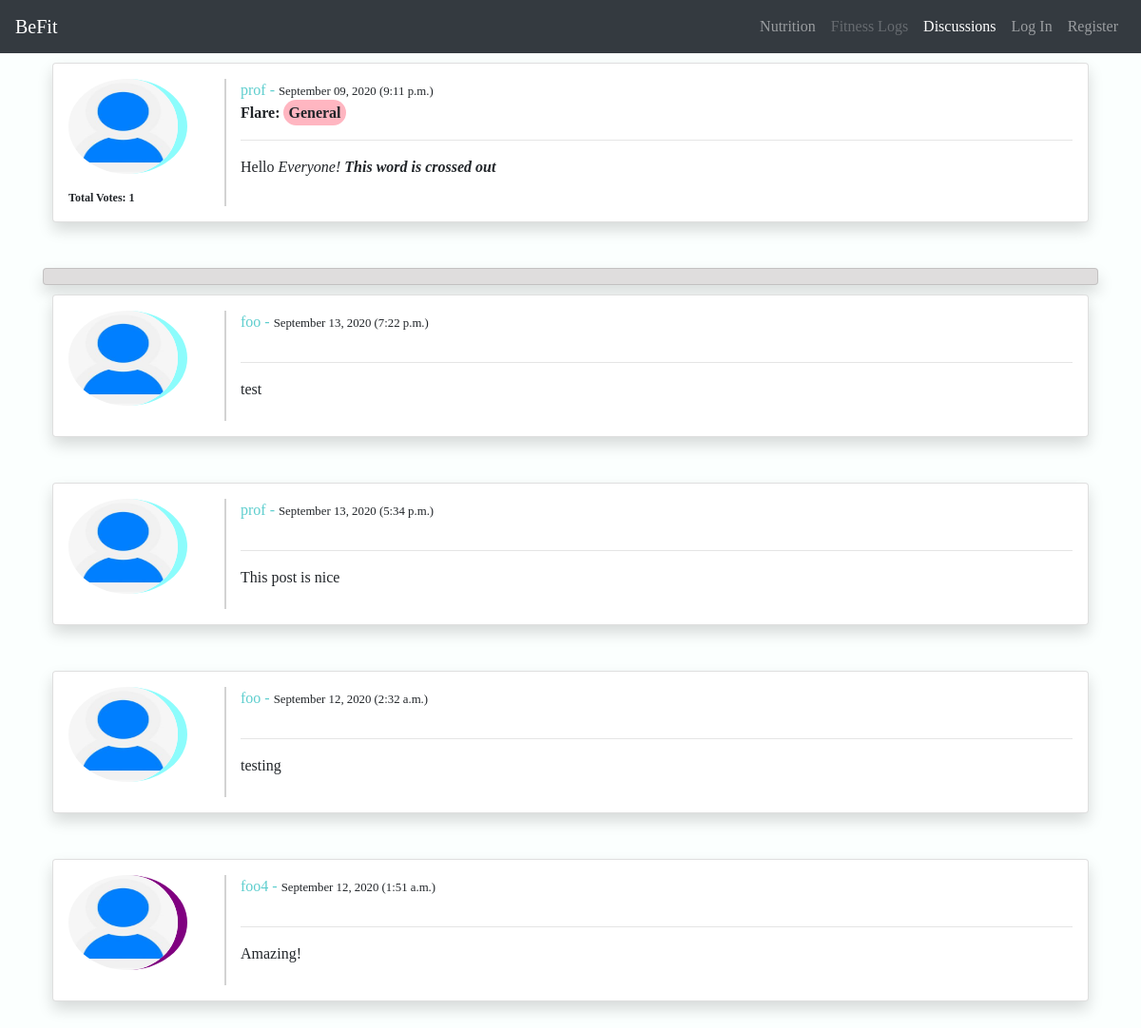
The app's page /spec_post/9 with its own data.
### final_project/models.py (models this page shows, shortened)
class Posts(models.Model):
    author = models.ForeignKey(User, on_delete=models.CASCADE)
    content = models.TextField()
    date = models.DateTimeField(default=timezone.now)
    flare = models.CharField(max_length=30, default='General')
    video_url = models.URLField(max_length=300, blank=True)
    likes = models.IntegerField(default=0)
    comment_count = models.IntegerField(default=0)

class User(AbstractUser):
    pic = models.ImageField(default='default.jpg', upload_to='profile_pics')
    height = models.IntegerField(default=120, validators=[MaxValueValidator(250), MinValueValidator(120)], help_text='Value must be in CM, between 120-250cm')
    weight = models.IntegerField(default=30, validators=[MaxValueValidator(400), MinValueValidator(30)], help_text='Value must be in Kg, between 30-400kg')
    age = models.IntegerField(default=18, validators=[MaxValueValidator(80), MinValueValidator(13)], help_text='Must be between 13-80 years old')
    cv = models.URLField(max_length=120, blank=True)
    special_user = models.BooleanField(default=False)
    professional = models.BooleanField(default=False)

class Comments(models.Model):
    post = models.ForeignKey('Posts', on_delete=models.CASCADE)
    commenter = models.ForeignKey('User', on_delete=models.CASCADE)
    comment = models.TextField()
    date = models.DateTimeField(default=timezone.now)

### final_project/views.py (the view)
# urls.py: path("spec_post/<id>", views.spec_post, name="spec_post"),
def spec_post(request, id):
    post = Posts.objects.get(pk=id)
    spec_posts = Comments.objects.filter(post=post).all().order_by('-date')
    comments_exist = Comments.objects.filter(post=post).exists()
    context = {
        'post':post,
        'spec_posts':spec_posts,
        'comments_exist':comments_exist
    }
    return render(request, "final_project/spec_post.html", context)

### final_project/templates/final_project/spec_post.html (shortened to what this page needs)
{% extends "final_project/layout.html" %}
{% load static %}
{% block body %}
    <div class="container">
        <div id="post-card-{{ post.pk }}" class="card-main" style="margin: 10px;">
            <div class="card shadow p-3 mb-5 bg-white rounded" style="padding: 1rem;">
                <div class="row">
                    <div class="col-lg-2 col-md-3 col-sm-4 col-4" style="border-right: 2px solid lightgrey;">
                        {% if post.author.special_user %}
                            <img rel='tooltip' data-placement="top" title="Special User" class="rounded-circle post-img" src="{{ post.author.pic.url }}" style="border-right: 10px solid purple;">
                        {% elif post.author.professional %}
                            <img rel='tooltip' data-placement="top" title="Professional User" class="rounded-circle post-img" src="{{ post.author.pic.url }}" style="border-right: 10px solid rgb(140, 252, 252);">
                        {% else %}
                            <img rel='tooltip' data-placement="top" title="Normal User" class="rounded-circle post-img" src="{{ post.author.pic.url }}" style="border-right: 10px solid lightgrey;">
                        {% endif %}
                        <strong><p id='vote_count-{{ post.pk }}' class="tot_likes" style="margin: 0;">Total Votes: {{ post.likes }}</p></strong>
                    </div>
                    <div class="col-lg-10 col-md-9 col-sm-8 col-8">
                        <div class="post-data">
                            <div style="font-size: medium;">
                                <span style="color: rgb(94, 206, 206);">{{ post.author }} - </span>
                                <small>{{ post.date|date:'F d, Y (P)' }}</small>
                                <strong><br>Flare: <span style="background-color: lightpink; padding: 5px; border-radius: 20px;">{{ post.flare }}</span><br></strong>
                            </div>
                            <hr>
                            <p id="post-{{ post.pk }}" class="post-content">{{ post.content|safe }}</p>
                        </div>
                    </div>
                </div>
            </div>
        </div>
        <h2 class="card shadow p-2 rounded" style="text-align: center; font-style: italic; margin: 0; background-color: rgb(223, 221, 221);"></h2>
        {% for spec_post in spec_posts %}
            <div id="comment-card-{{spec_post.pk}}" class="card-main" style="margin: 10px;">
                <div class="card shadow p-3 mb-5 bg-white rounded" style="padding: 1rem;">
                    <div class="row">
                        <div class="col-lg-2 col-md-3 col-sm-4 col-4" style="border-right: 2px solid lightgrey;">
                            {% if spec_post.commenter.special_user %}
                                <img rel='tooltip' data-placement="top" title="Special User" class="rounded-circle post-img" src="{{ spec_post.post.author.pic.url }}" style="border-right: 10px solid purple;">
                            {% elif spec_post.commenter.professional %}
                                <img rel='tooltip' data-placement="top" title="Professional User" class="rounded-circle post-img" src="{{ spec_post.post.author.pic.url }}" style="border-right: 10px solid rgb(140, 252, 252);">
                            {% else %}
                                <img rel='tooltip' data-placement="top" title="Normal User" class="rounded-circle post-img" src="{{ spec_post.post.author.pic.url }}" style="border-right: 10px solid lightgrey;">
                            {% endif %}
                        </div>
                        <div class="col-lg-10 col-md-9 col-sm-8 col-8">
                            <div class="post-data">
                                <div style="font-size: medium;">
                                    <span style="color: rgb(94, 206, 206);">{{ spec_post.commenter }} - </span>
                                    <small>{{ spec_post.date|date:'F d, Y (P)' }}</small>
                                </div>
                                <hr style="margin-top: 30px;">
                                <p class="post-content">{{ spec_post.comment }}</p>
                            </div>
                        </div>
                    </div>
                </div>
            </div>
        {% endfor %}
    </div>
{% endblock %}

### final_project/static/final_project/layoutt.css (style rules this page uses)
body { background-color: rgb(251, 255, 254); font-family: 'Perpetua'; }
.post-img { height: 100px; width: 125px; margin-bottom: 16px; }
.tot_likes { font-size: 12px; }

### final_project/templates/final_project/spec_post.html (style rules this page uses)
.post-img { height: 100px; width: 125px; margin-bottom: 16px; }

### records on screen
Posts: author.pic (placeholder picture), likes "1", author "prof", date "September 09, 2020 (9:11 p.m.)", flare "General", content "Hello Everyone! This word is crossed out"
Comments: post.author.pic (placeholder picture), commenter "foo", date "September 13, 2020 (7:22 p.m.)", comment "test"
Comments: post.author.pic (placeholder picture), commenter "prof", date "September 13, 2020 (5:34 p.m.)", comment "This post is nice"
Comments: post.author.pic (placeholder picture), commenter "foo", date "September 12, 2020 (2:32 a.m.)", comment "testing"
Comments: post.author.pic (placeholder picture), commenter "foo4", date "September 12, 2020 (1:51 a.m.)", comment "Amazing!"
